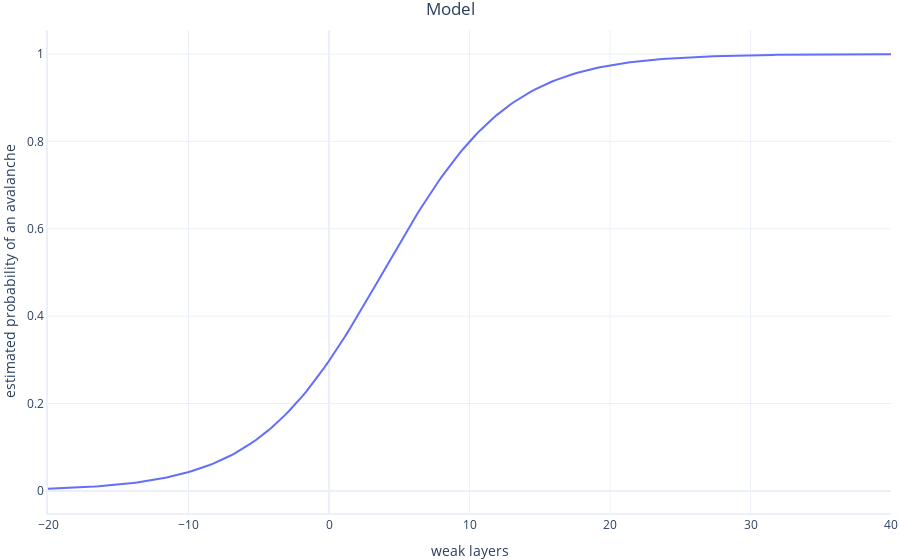

Source (notebook cell):
### Markdown cell above
Let's plot out model to understand this:

### Code cell
# plot the model
# Show a graph of the result
predict=lambda x: model.predict(pandas.DataFrame({"weak_layers": x}))

graphings.line_2D([("Model", predict)],
                 x_range=[-20,40],
                 label_x="weak_layers", 
                 label_y="estimated probability of an avalanche")

### Figure 1 — Plotly figure (JSON) as saved in the notebook; plotly's stock layout.template omitted (floating-point values rounded to 4 significant figures; data arrays with more than 128 entries replaced by an {"elided": "..."} marker saying what was removed)
{"data": [{"hovertemplate": "Line=Model<br>weak layers=%{x}<br>estimated probability of an avalanche=%{y}<extra></extra>", "legendgroup": "Model", "marker": {"color": "#636efa", "size": 12, "symbol": "circle"}, "mode": "lines", "name": "Model", "orientation": "v", "showlegend": true, "type": "scatter", "x": {"elided": "200 float values"}, "xaxis": "x", "y": {"elided": "200 float values"}, "yaxis": "y"}], "layout": {"legend": {"title": {"text": "Line"}, "tracegroupgap": 0}, "showlegend": false, "title": {"text": "Model"}, "xaxis": {"anchor": "y", "domain": [0, 1], "range": [-20, 40], "title": {"text": "weak layers"}}, "yaxis": {"anchor": "x", "domain": [0, 1], "title": {"text": "estimated probability of an avalanche"}}}}
